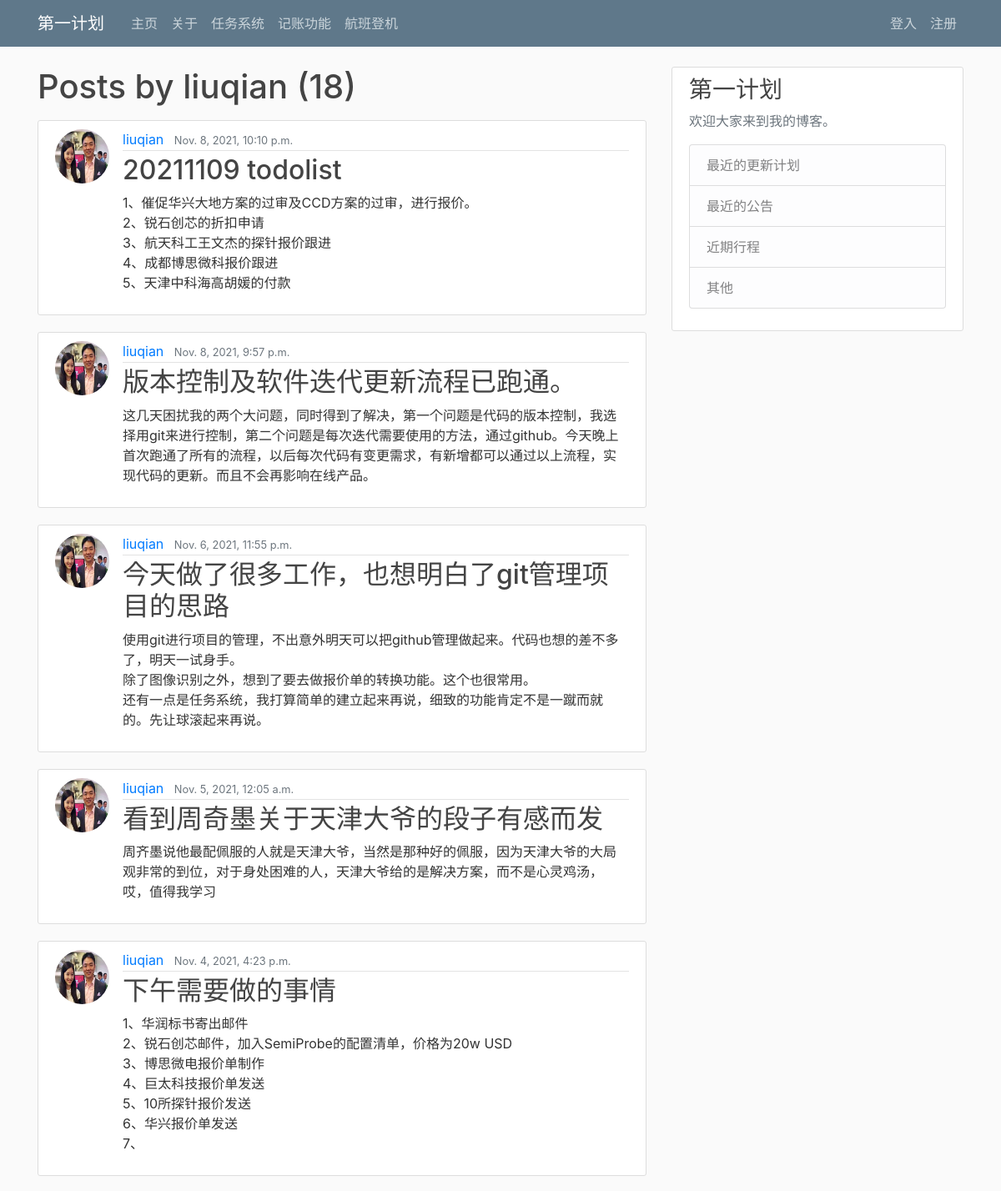
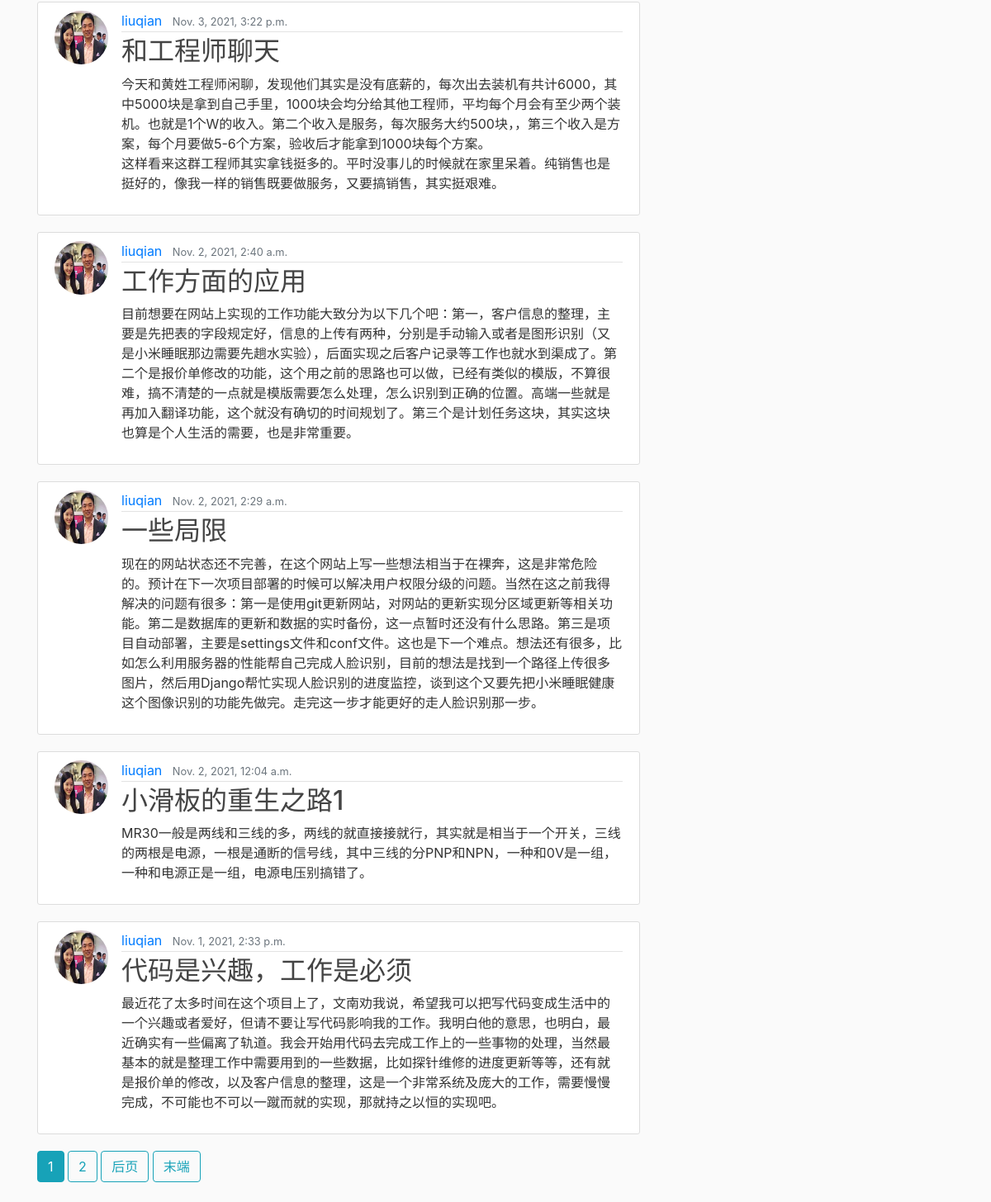
Screenshot of /user/liuqian with the database file from the repository (2 pictures, top to bottom).
### blog/models.py (models this page shows, shortened)
class Post(models.Model):
    title = models.CharField(max_length=100, verbose_name='标题', help_text='言简意赅的表述大意即可')
    content = models.TextField(verbose_name='内容', help_text='重要的细节及逻辑')
    date_posted = models.DateTimeField(default=timezone.now, verbose_name='发布时间')
    author = models.ForeignKey(User, on_delete=models.CASCADE, verbose_name='作者')

### users/models.py (models this page shows, shortened)
class Profile(models.Model):
    user = models.OneToOneField(User,on_delete=models.CASCADE)
    image = models.ImageField(verbose_name='图片', default='default.jpg', upload_to='profile_pics')

### blog/views.py (the view)
# urls.py: path('user/<str:username>', UserPostListView.as_view(), name = "user-posts"),
class UserPostListView(ListView):
    model = Post
    template_name = 'blog/user_posts.html'  #<app>/<model>_<viewtype>.html
    context_object_name = 'posts'
    paginate_by = 10
    def get_queryset(self):
        user = get_object_or_404(User, username=self.kwargs.get('username'))
        return Post.objects.filter(author=user).order_by('-date_posted')

### blog/templates/blog/user_posts.html (shortened to what this page needs)
{% extends 'blog/base.html' %}
{% block content %}
<h1 class="mb-3">Posts by {{ view.kwargs.username }} ({{ page_obj.paginator.count }})</h1>
    {% for post in posts %}
      <article class="media content-section">
        <img class="rounded-circle article-img" src="{{ post.author.profile.image.url }}" alt="">
          <div class="media-body">
            <div class="article-metadata">
            <a class="mr-2" href="{% url 'user-posts' post.author.username %}">{{ post.author}}</a>
            <small class="text-muted">{{ post.date_posted}}</small>
            </div>
          <h2><a class="article-title" href="{% url 'post-detail' post.id %}">{{ post.title }}</a></h2>
          <p class="article-content">{{ post.content}}</p>
          </div>
        </article>
    {% endfor %}
    {% if is_paginated %}
      {% for num in page_obj.paginator.page_range %}
        {% if page_obj.number == num %}
          <a class="btn btn-info mb-4" href="?page={{ num }}">{{ num }}</a>
        {% elif num > page_obj.number|add:'-3' and num < page_obj.number|add:'3' %}
          <a class="btn btn-outline-info mb-4" href="?page={{ num }}">{{ num }}</a>
        {% endif %}
      {% endfor %}
      {% if page_obj.has_next %}
        <a class="btn btn-outline-info mb-4" href="?page={{ page_obj.next_page_number }}">后页</a>
        <a class="btn btn-outline-info mb-4" href="?page={{ page_obj.paginator.num_pages }}">末端</a>
      {% endif %}
    {% endif %}
{% endblock content %}

### blog/static/blog/main.css (style rules this page uses)
body { background: #fafafa; color: #333333; margin-top: 5rem; }
h1, h2, h3, h4, h5, h6 { color: #444444; }
.content-section { background: #ffffff; padding: 10px 20px; border: 1px solid #dddddd; border-radius: 3px; margin-bottom: 20px; }
.article-title { color: #444444; }
.article-content { white-space: pre-line; }
.article-img { height: 65px; width: 65px; margin-right: 16px; }
.article-metadata { padding-bottom: 1px; margin-bottom: 4px; border-bottom: 1px solid #e3e3e3 }

### rows the page displays
Post: author.profile.image (picture), author "liuqian", date_posted "Nov. 8, 2021, 10:10 p.m.", title "20211109 todolist", content "1、催促华兴大地方案的过审及CCD方案的过审，进行报价。 2、锐石创芯的折扣申请 3、航天科工王文杰的探针报价跟进 4、成都博思微科报价跟进 5、天津中科海高胡媛的付款"
Post: author.profile.image (picture), author "liuqian", date_posted "Nov. 8, 2021, 9:57 p.m.", title "版本控制及软件迭代更新流程已跑通。", content "这几天困扰我的两个大问题，同时得到了解决，第一个问题是代码的版本控制，我选择用git来进行控制，第二个问题是每次迭代需要使用的方法，通过github。今天晚上首次跑通了所有的流程，以后每次代码有变更需求，有新增都可以通过以上流程，实现代码的更新。而且不会再影响在线产品。"
Post: author.profile.image (picture), author "liuqian", date_posted "Nov. 6, 2021, 11:55 p.m.", title "今天做了很多工作，也想明白了git管理项目的思路", content "使用git进行项目的管理，不出意外明天可以把github管理做起来。代码也想的差不多了，明天一试身手。 除了图像识别之外，想到了要去做报价单的转换功能。这个也很常用。 还有一点是任务系统，我打算简单的建立起来再说，细致的功能肯定不是一蹴而就的。先让球滚起来再说。"
Post: author.profile.image (picture), author "liuqian", date_posted "Nov. 5, 2021, 12:05 a.m.", title "看到周奇墨关于天津大爷的段子有感而发", content "周齐墨说他最配佩服的人就是天津大爷，当然是那种好的佩服，因为天津大爷的大局观非常的到位，对于身处困难的人，天津大爷给的是解决方案，而不是心灵鸡汤，哎，值得我学习"
Post: author.profile.image (picture), author "liuqian", date_posted "Nov. 4, 2021, 4:23 p.m.", title "下午需要做的事情", content "1、华润标书寄出邮件 2、锐石创芯邮件，加入SemiProbe的配置清单，价格为20w USD 3、博思微电报价单制作 4、巨太科技报价单发送 5、10所探针报价发送 6、华兴报价单发送 7、"
Post: author.profile.image (picture), author "liuqian", date_posted "Nov. 3, 2021, 3:22 p.m.", title "和工程师聊天", content "今天和黄姓工程师闲聊，发现他们其实是没有底薪的，每次出去装机有共计6000，其中5000块是拿到自己手里，1000块会均分给其他工程师，平均每个月会有至少两个装机。也就是1个W的收入。第二个收入是服务，每次服务大约500块，，第三个收入是方案，每个月要做5-6个方案，验收后才能拿到1000块每个方案。 这样看来这群工程师其实拿钱挺多的。平时没事儿的时候就在家里呆着。纯销售也是挺好的，像我一样的销售既要做服务，又要搞销售，其实挺艰难。"
Post: author.profile.image (picture), author "liuqian", date_posted "Nov. 2, 2021, 2:40 a.m.", title "工作方面的应用", content "目前想要在网站上实现的工作功能大致分为以下几个吧：第一，客户信息的整理，主要是先把表的字段规定好，信息的上传有两种，分别是手动输入或者是图形识别（又是小米睡眠那边需要先趟水实验），后面实现之后客户记录等工作也就水到渠成了。第二个是报价单修改的功能，这个用之前的思路也可以做，已经有类似的模版，不算很难，搞不清楚的一点就是模版需要怎么处理，怎么识别到正确的位置。高端一些就是再加入翻译功能，这个就没有确切的时间规划了。第三个是计划任务这块，其实这块也算是个人生活的需要，也是非常重要。"
Post: author.profile.image (picture), author "liuqian", date_posted "Nov. 2, 2021, 2:29 a.m.", title "一些局限", content "现在的网站状态还不完善，在这个网站上写一些想法相当于在裸奔，这是非常危险的。预计在下一次项目部署的时候可以解决用户权限分级的问题。当然在这之前我得解决的问题有很多：第一是使用git更新网站，对网站的更新实现分区域更新等相关功能。第二是数据库的更新和数据的实时备份，这一点暂时还没有什么思路。第三是项目自动部署，主要是settings文件和conf文件。这也是下一个难点。想法还有很多，比如怎么利用服务器的性能帮自己完成人脸识别，目前的想法是找到一个路径上传很多图片，然后用Django帮忙实现人脸识别的进度监控，谈到这个又要先把小米睡眠健康这个图像识别的功能先做完。走完这一步才能更好的走人脸识别那一步。"
Post: author.profile.image (picture), author "liuqian", date_posted "Nov. 2, 2021, 12:04 a.m.", title "小滑板的重生之路1", content "MR30一般是两线和三线的多，两线的就直接接就行，其实就是相当于一个开关，三线的两根是电源，一根是通断的信号线，其中三线的分PNP和NPN，一种和0V是一组，一种和电源正是一组，电源电压别搞错了。"
Post: author.profile.image (picture), author "liuqian", date_posted "Nov. 1, 2021, 2:33 p.m.", title "代码是兴趣，工作是必须", content "最近花了太多时间在这个项目上了，文南劝我说，希望我可以把写代码变成生活中的一个兴趣或者爱好，但请不要让写代码影响我的工作。我明白他的意思，也明白，最近确实有一些偏离了轨道。我会开始用代码去完成工作上的一些事物的处理，当然最基本的就是整理工作中需要用到的一些数据，比如探针维修的进度更新等等，还有就是报价单的修改，以及客户信息的整理，这是一个非常系统及庞大的工作，需要慢慢完成，不可能也不可以一蹴而就的实现，那就持之以恒的实现吧。"

### other values shown
{{ view.kwargs.username }} "liuqian"
{{ page_obj.paginator.count }} "18"
{{ num }} "1"
{{ num }} "2"
